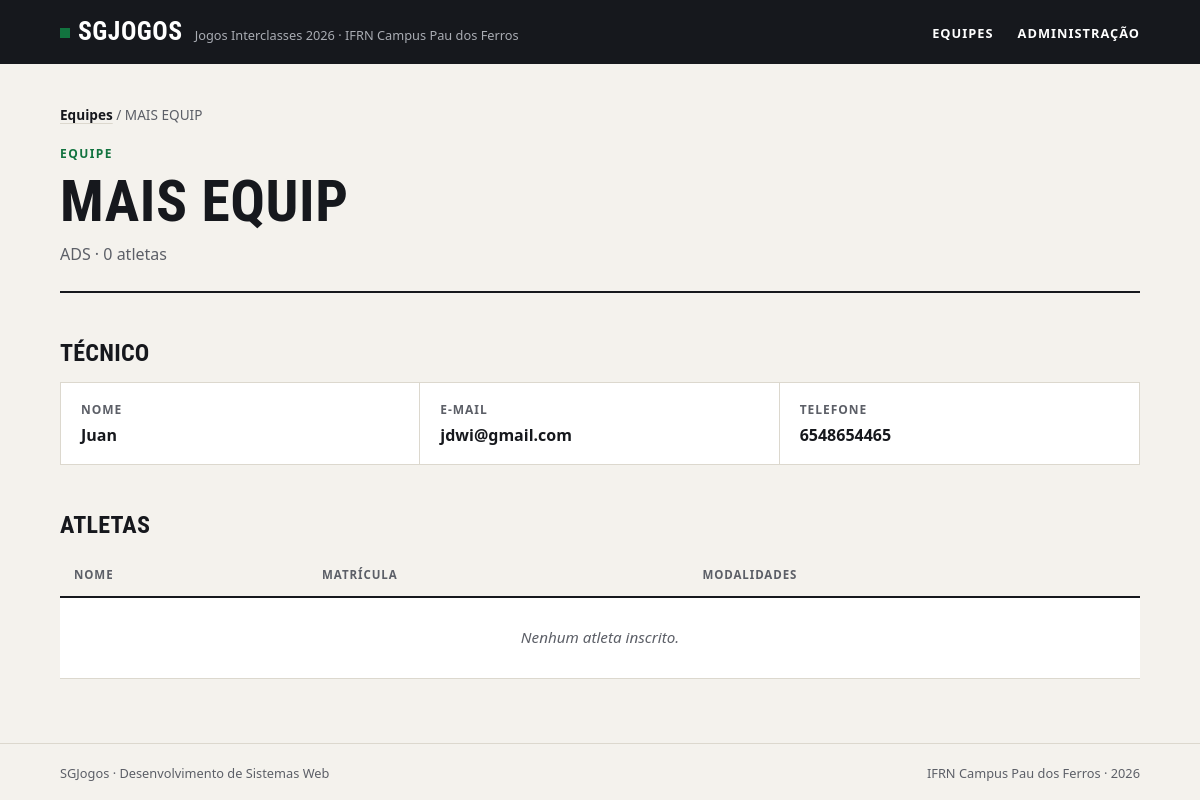
The page /equipes/3/ on the database its author committed.
### jogos/models.py (models this page shows, shortened)
class Equipe(models.Model):
    nome = models.CharField(max_length=100, unique=True)
    curso = models.CharField(max_length=100)
    cor = models.CharField(max_length=100)
    criada_em = models.DateTimeField(auto_now_add=True)
    class Meta:
        verbose_name = "equipe"
        verbose_name_plural = "equipes"
        ordering = ["nome"]

### jogos/views.py (the view)
# urls.py: path("equipes/<int:id>/", views.equipe, name="equipe"),
def equipe(request, id):
    equipe = get_object_or_404(
        Equipe.objects.annotate(
            total_atletas=Count("atletas", distinct=True),
            tecnico_nome=F("tecnico__nome"),
            tecnico_email=F("tecnico__email"),
            tecnico_telefone=F("tecnico__telefone"),
        ),
        pk=id,
    )
    atletas = Atleta.objects.filter(equipe=equipe).prefetch_related("modalidades").order_by("nome")
    return render(request, "jogos/equipe.html", {"equipe": equipe, "atletas": atletas})

### jogos/templates/jogos/equipe.html (shortened to what this page needs)
{% extends "jogos/base.html" %}
{% block conteudo %}
<nav class="trilha"><a href="{% url 'jogos:index' %}">Equipes</a> / {{ equipe.nome }}</nav>
<header class="topo">
    <span class="sobretitulo">Equipe</span>
    <h1>{{ equipe.nome }}</h1>
    <p class="descricao">{{ equipe.curso }} · {{ equipe.total_atletas }} atletas</p>
</header>
{% if equipe.tecnico_nome %}
    <h2>Técnico</h2>
    <dl class="numeros ficha">
        <div>
            <dt>Nome</dt>
            <dd>{{ equipe.tecnico_nome }}</dd>
        </div>
        <div>
            <dt>E-mail</dt>
            <dd>{{ equipe.tecnico_email }}</dd>
        </div>
        <div>
            <dt>Telefone</dt>
            <dd>{{ equipe.tecnico_telefone }}</dd>
        </div>
    </dl>
{% else %}
    <p class="aviso">Esta equipe ainda não tem um técnico cadastrado.</p>
{% endif %}
<h2>Atletas</h2>
<div class="tabela">
    <table>
        <thead>
            <tr>
                <th>Nome</th>
                <th>Matrícula</th>
                <th>Modalidades</th>
            </tr>
        </thead>
        <tbody>
            {% for atleta in atletas %}
                <tr>
                    <td>{{ atleta.nome }}</td>
                    <td>{{ atleta.matricula }}</td>
                    <td>
                        <ul class="modalidades">
                            {% for modalidade in atleta.modalidades.all %}
                                <li>
                                    <a
                                        class="{% if modalidade.tipo == 'individual' %}individual{% endif %}"
                                        href="{% url 'jogos:modalidade' modalidade.id %}"
                                    >
                                        {{ modalidade.nome }}
                                    </a>
                                </li>
                            {% empty %}
                                <li><span class="aviso">Nenhuma modalidade</span></li>
                            {% endfor %}
                        </ul>
                    </td>
                </tr>
            {% empty %}
                <tr>
                    <td class="vazio" colspan="3">Nenhum atleta inscrito.</td>
                </tr>
            {% endfor %}
        </tbody>
    </table>
</div>
{% endblock %}

### css/style.css (style rules this page uses)
:root { --papel: #f4f2ed; --branco: #ffffff; --tinta: #16181d; --tinta-suave: #5c5f67; --linha: #dcd8ce; --verde: #12733f; --verde-claro: #e2efe6; --fonte-texto: system-ui, -apple-system, "Segoe UI", Roboto, Ubuntu, "Helvetica Neue", Arial, sans-serif; --fonte-titulo: "Bahnschrift SemiCondensed", "Bahnschrift", "Avenir Next Condensed", "Roboto Condensed", "Ubuntu Condensed", "Arial Narrow", var(--fonte-texto); }
*, *::before, *::after { box-sizing: border-box; }
* { margin: 0; padding: 0; }
body { min-height: 100vh; display: flex; flex-direction: column; background: var(--papel); color: var(--tinta); font-family: var(--fonte-texto); font-size: 1rem; line-height: 1.55; -webkit-font-smoothing: antialiased; }
a { color: inherit; }
h1, h2, h3 { font-family: var(--fonte-titulo); font-stretch: condensed; font-weight: 700; line-height: 1.05; text-transform: uppercase; letter-spacing: 0.01em; }
.topo { padding-bottom: 24px; margin-bottom: 32px; border-bottom: 2px solid var(--tinta); }
.sobretitulo { display: block; margin-bottom: 8px; color: var(--verde); font-size: 0.75rem; font-weight: 700; letter-spacing: 0.12em; text-transform: uppercase; }
h1 { font-size: clamp(2.2rem, 6vw, 3.6rem); }
.descricao { max-width: 60ch; margin-top: 10px; color: var(--tinta-suave); }
h2 { margin: 48px 0 16px; font-size: 1.5rem; }
.trilha { margin-bottom: 20px; color: var(--tinta-suave); font-size: 0.85rem; }
.trilha a { color: var(--tinta); font-weight: 600; text-decoration-color: var(--linha); text-underline-offset: 3px; }
.numeros { display: grid; grid-template-columns: repeat(auto-fit, minmax(180px, 1fr)); border: 1px solid var(--linha); background: var(--branco); }
.numeros div { padding: 18px 20px; border-right: 1px solid var(--linha); }
.numeros div:last-child { border-right: none; }
.numeros dt { color: var(--tinta-suave); font-size: 0.75rem; font-weight: 700; letter-spacing: 0.08em; text-transform: uppercase; }
.numeros dd { margin-top: 4px; font-family: var(--fonte-titulo); font-stretch: condensed; font-size: 1.6rem; font-weight: 700; line-height: 1.15; font-variant-numeric: tabular-nums; overflow-wrap: anywhere; }
.tabela { overflow-x: auto; }
table { width: 100%; border-collapse: collapse; background: var(--branco); font-size: 0.95rem; font-variant-numeric: tabular-nums; }
th, td { padding: 12px 14px; border-bottom: 1px solid var(--linha); text-align: left; vertical-align: top; }
th { border-bottom: 2px solid var(--tinta); background: var(--papel); color: var(--tinta-suave); font-size: 0.72rem; font-weight: 700; letter-spacing: 0.08em; text-transform: uppercase; }
td.vazio { padding: 28px 14px; color: var(--tinta-suave); font-style: italic; text-align: center; }
.numeros.ficha dd { font-family: var(--fonte-texto); font-stretch: normal; font-size: 1rem; font-weight: 600; line-height: 1.4; }

### rows shown on the page
Equipe: nome "MAIS EQUIP", curso "ADS", total_atletas "0", tecnico_nome "Juan", tecnico_email "jdwi@gmail.com", tecnico_telefone "6548654465"
